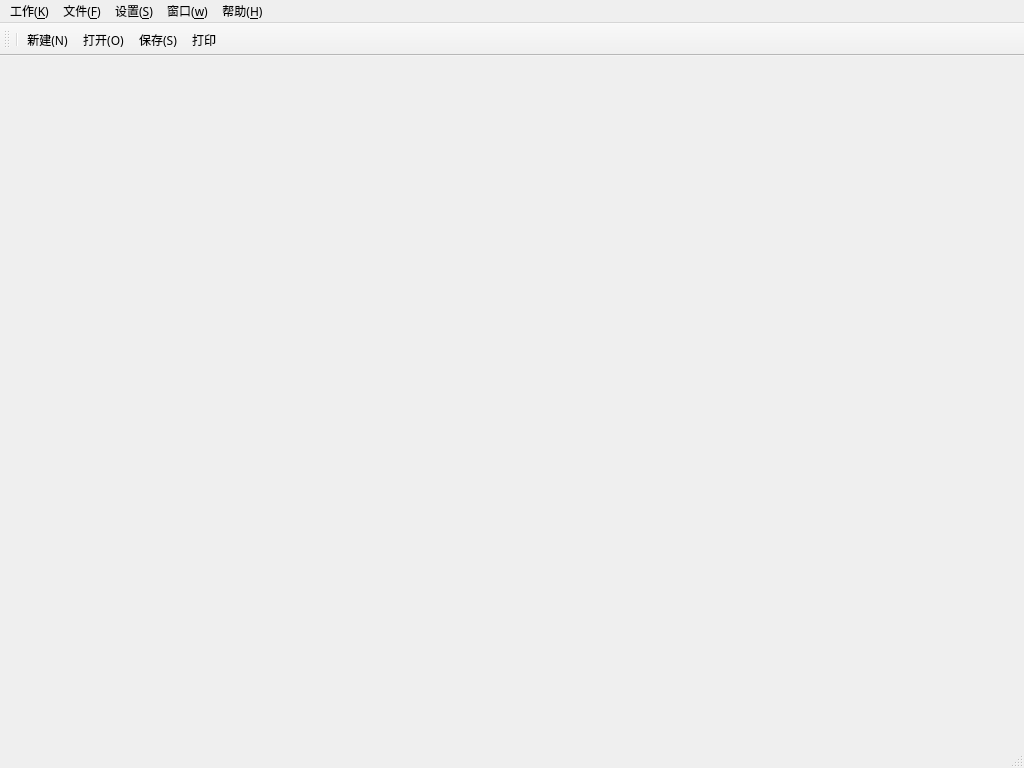
<?xml version="1.0" encoding="UTF-8"?>
<ui version="4.0">
 <class>MainWindow</class>
 <widget class="QMainWindow" name="MainWindow">
  <property name="geometry">
   <rect>
    <x>0</x>
    <y>0</y>
    <width>1024</width>
    <height>768</height>
   </rect>
  </property>
  <property name="sizePolicy">
   <sizepolicy hsizetype="Preferred" vsizetype="Preferred">
    <horstretch>0</horstretch>
    <verstretch>0</verstretch>
   </sizepolicy>
  </property>
  <property name="minimumSize">
   <size>
    <width>1024</width>
    <height>768</height>
   </size>
  </property>
  <property name="font">
   <font>
    <family>Adobe Devanagari</family>
    <pointsize>9</pointsize>
   </font>
  </property>
  <property name="tabletTracking">
   <bool>false</bool>
  </property>
  <property name="windowTitle">
   <string>星达ERP</string>
  </property>
  <property name="windowIcon">
   <iconset>
    <normaloff>images/Logo.jpg</normaloff>images/Logo.jpg</iconset>
  </property>
  <property name="iconSize">
   <size>
    <width>32</width>
    <height>32</height>
   </size>
  </property>
  <widget class="QWidget" name="centralwidget"/>
  <widget class="QMenuBar" name="menubar">
   <property name="geometry">
    <rect>
     <x>0</x>
     <y>0</y>
     <width>1024</width>
     <height>26</height>
    </rect>
   </property>
   <widget class="QMenu" name="menu_W">
    <property name="title">
     <string>窗口(&amp;w)</string>
    </property>
    <addaction name="actiontile"/>
    <addaction name="actioncascade"/>
   </widget>
   <widget class="QMenu" name="menu_S">
    <property name="title">
     <string>设置(&amp;S)</string>
    </property>
   </widget>
   <widget class="QMenu" name="menu_H">
    <property name="title">
     <string>帮助(&amp;H)</string>
    </property>
    <addaction name="actionabout"/>
   </widget>
   <widget class="QMenu" name="menu_F">
    <property name="title">
     <string>文件(&amp;F)</string>
    </property>
    <addaction name="NewAction"/>
    <addaction name="OpenAction"/>
    <addaction name="SaveAction"/>
    <addaction name="actionprint"/>
   </widget>
   <widget class="QMenu" name="menu_K">
    <property name="title">
     <string>工作(&amp;K)</string>
    </property>
    <widget class="QMenu" name="menu_quote">
     <property name="title">
      <string>销售</string>
     </property>
     <property name="icon">
      <iconset>
       <normaloff>images/telemarketer_32px_1192881.ico</normaloff>images/telemarketer_32px_1192881.ico</iconset>
     </property>
     <addaction name="action_quote"/>
     <addaction name="action_order"/>
     <addaction name="action_quote_check"/>
    </widget>
    <widget class="QMenu" name="menu_produce">
     <property name="title">
      <string>生产</string>
     </property>
     <property name="icon">
      <iconset>
       <normaloff>images/machine_32px_27273.ico</normaloff>images/machine_32px_27273.ico</iconset>
     </property>
     <addaction name="action_plan"/>
     <addaction name="action_prepare"/>
     <addaction name="action_forging"/>
     <addaction name="action_HT"/>
     <addaction name="action_machining"/>
    </widget>
    <widget class="QMenu" name="menu_5">
     <property name="title">
      <string>质保</string>
     </property>
     <property name="icon">
      <iconset>
       <normaloff>images/certificate_mail_safe_32px_4221.ico</normaloff>images/certificate_mail_safe_32px_4221.ico</iconset>
     </property>
     <addaction name="actionUT"/>
     <addaction name="actionPT"/>
     <addaction name="actionMT"/>
     <addaction name="actionchongji"/>
     <addaction name="actionlashen"/>
     <addaction name="actionjinxiang"/>
     <addaction name="actionPMI"/>
     <addaction name="actionzhibaoshu"/>
    </widget>
    <widget class="QMenu" name="menu_6">
     <property name="title">
      <string>技术</string>
     </property>
     <property name="icon">
      <iconset>
       <normaloff>images/Drawing_32px.png</normaloff>images/Drawing_32px.png</iconset>
     </property>
     <addaction name="action_drawing"/>
     <addaction name="action_technology"/>
    </widget>
    <widget class="QMenu" name="menu_warehouse">
     <property name="title">
      <string>仓库</string>
     </property>
     <property name="icon">
      <iconset>
       <normaloff>images/warehouse_32px.png</normaloff>images/warehouse_32px.png</iconset>
     </property>
     <addaction name="actionyuancailiao"/>
     <addaction name="actionwujin"/>
     <addaction name="actionbeijian"/>
    </widget>
    <widget class="QMenu" name="menu_2">
     <property name="title">
      <string>物流</string>
     </property>
     <property name="icon">
      <iconset>
       <normaloff>images/data_transport_32px_11152.ico</normaloff>images/data_transport_32px_11152.ico</iconset>
     </property>
     <addaction name="action_delivery"/>
     <addaction name="actionwulius"/>
    </widget>
    <widget class="QMenu" name="menu_8">
     <property name="title">
      <string>财务</string>
     </property>
     <property name="icon">
      <iconset>
       <normaloff>images/Finance_32px.png</normaloff>images/Finance_32px.png</iconset>
     </property>
     <addaction name="actionkaoqin"/>
     <addaction name="actionrenshi_2"/>
    </widget>
    <widget class="QMenu" name="menu_purchasing">
     <property name="title">
      <string>采购</string>
     </property>
     <property name="icon">
      <iconset>
       <normaloff>images/buy_32px_1163674.ico</normaloff>images/buy_32px_1163674.ico</iconset>
     </property>
     <addaction name="action_steel_products"/>
    </widget>
    <widget class="QMenu" name="menu_3">
     <property name="title">
      <string>查询</string>
     </property>
     <property name="icon">
      <iconset>
       <normaloff>images/query_document_32px.ico</normaloff>images/query_document_32px.ico</iconset>
     </property>
     <addaction name="actionscjd"/>
     <addaction name="actionscbb"/>
     <addaction name="actioncwbb"/>
    </widget>
    <addaction name="action_home"/>
    <addaction name="separator"/>
    <addaction name="menu_quote"/>
    <addaction name="menu_produce"/>
    <addaction name="menu_purchasing"/>
    <addaction name="menu_warehouse"/>
    <addaction name="menu_8"/>
    <addaction name="menu_2"/>
    <addaction name="menu_5"/>
    <addaction name="menu_6"/>
    <addaction name="menu_3"/>
   </widget>
   <addaction name="menu_K"/>
   <addaction name="menu_F"/>
   <addaction name="menu_S"/>
   <addaction name="menu_W"/>
   <addaction name="menu_H"/>
  </widget>
  <widget class="QStatusBar" name="statusbar"/>
  <widget class="QToolBar" name="toolBar">
   <property name="windowTitle">
    <string>toolBar</string>
   </property>
   <attribute name="toolBarArea">
    <enum>TopToolBarArea</enum>
   </attribute>
   <attribute name="toolBarBreak">
    <bool>false</bool>
   </attribute>
   <addaction name="separator"/>
   <addaction name="NewAction"/>
   <addaction name="OpenAction"/>
   <addaction name="SaveAction"/>
   <addaction name="actionprint"/>
  </widget>
  <action name="NewAction">
   <property name="icon">
    <iconset>
     <normaloff>images/New_Folder_32px.png</normaloff>images/New_Folder_32px.png</iconset>
   </property>
   <property name="text">
    <string>新建(&amp;N)</string>
   </property>
   <property name="shortcut">
    <string>Alt+N</string>
   </property>
  </action>
  <action name="OpenAction">
   <property name="icon">
    <iconset>
     <normaloff>images/open_32px_34434.ico</normaloff>images/open_32px_34434.ico</iconset>
   </property>
   <property name="text">
    <string>打开(&amp;O)</string>
   </property>
   <property name="shortcut">
    <string>Alt+O</string>
   </property>
  </action>
  <action name="SaveAction">
   <property name="icon">
    <iconset>
     <normaloff>images/save_32px.ico</normaloff>images/save_32px.ico</iconset>
   </property>
   <property name="text">
    <string>保存(&amp;S)</string>
   </property>
   <property name="shortcut">
    <string>Ctrl+S</string>
   </property>
  </action>
  <action name="action_quote">
   <property name="icon">
    <iconset>
     <normaloff>images/Document_Quote_24px_529453.ico</normaloff>images/Document_Quote_24px_529453.ico</iconset>
   </property>
   <property name="text">
    <string>报价</string>
   </property>
  </action>
  <action name="action_order">
   <property name="icon">
    <iconset>
     <normaloff>images/order_32px_1185226.ico</normaloff>images/order_32px_1185226.ico</iconset>
   </property>
   <property name="text">
    <string>订单</string>
   </property>
  </action>
  <action name="action_plan">
   <property name="text">
    <string>生产计划</string>
   </property>
  </action>
  <action name="action_forging">
   <property name="text">
    <string>锻造</string>
   </property>
  </action>
  <action name="action_HT">
   <property name="text">
    <string>热处理</string>
   </property>
  </action>
  <action name="action_machining">
   <property name="icon">
    <iconset>
     <normaloff>images/robot_32px.png</normaloff>images/robot_32px.png</iconset>
   </property>
   <property name="text">
    <string>机械加工</string>
   </property>
  </action>
  <action name="actionUT">
   <property name="text">
    <string>超声检测</string>
   </property>
  </action>
  <action name="actionPT">
   <property name="text">
    <string>渗透检测</string>
   </property>
  </action>
  <action name="actionMT">
   <property name="text">
    <string>磁粉检测</string>
   </property>
  </action>
  <action name="actionchongji">
   <property name="text">
    <string>冲击试验</string>
   </property>
  </action>
  <action name="actionlashen">
   <property name="text">
    <string>拉伸试验</string>
   </property>
  </action>
  <action name="actionjinxiang">
   <property name="text">
    <string>金相检测</string>
   </property>
  </action>
  <action name="actionPMI">
   <property name="text">
    <string>光谱检测</string>
   </property>
  </action>
  <action name="action_drawing">
   <property name="icon">
    <iconset>
     <normaloff>images/Applications_32px_1062713.png</normaloff>images/Applications_32px_1062713.png</iconset>
   </property>
   <property name="text">
    <string>图纸</string>
   </property>
  </action>
  <action name="action_technology">
   <property name="text">
    <string>工艺</string>
   </property>
  </action>
  <action name="actionzhibaoshu">
   <property name="text">
    <string>质保文件</string>
   </property>
  </action>
  <action name="actionyuancailiao">
   <property name="text">
    <string>原材料库</string>
   </property>
  </action>
  <action name="actionwujin">
   <property name="text">
    <string>五金库</string>
   </property>
  </action>
  <action name="actionbeijian">
   <property name="text">
    <string>备件库</string>
   </property>
  </action>
  <action name="action_prepare">
   <property name="text">
    <string>备料</string>
   </property>
  </action>
  <action name="actionkaoqin">
   <property name="text">
    <string>考勤</string>
   </property>
  </action>
  <action name="actionrenshi_2">
   <property name="text">
    <string>人事</string>
   </property>
  </action>
  <action name="action_steel_products">
   <property name="text">
    <string>钢材</string>
   </property>
  </action>
  <action name="action_delivery">
   <property name="text">
    <string>发货</string>
   </property>
  </action>
  <action name="actionwulius">
   <property name="text">
    <string>物流商</string>
   </property>
  </action>
  <action name="actionscjd">
   <property name="text">
    <string>生产进度</string>
   </property>
  </action>
  <action name="actionscbb">
   <property name="text">
    <string>生产报表</string>
   </property>
  </action>
  <action name="actioncwbb">
   <property name="text">
    <string>财务报表</string>
   </property>
  </action>
  <action name="actiontile">
   <property name="text">
    <string>平铺</string>
   </property>
  </action>
  <action name="actioncascade">
   <property name="text">
    <string>层叠</string>
   </property>
  </action>
  <action name="actionabout">
   <property name="text">
    <string>关于ERP</string>
   </property>
  </action>
  <action name="action_home">
   <property name="icon">
    <iconset>
     <normaloff>images/Logo_2.jpg</normaloff>images/Logo_2.jpg</iconset>
   </property>
   <property name="text">
    <string>首页</string>
   </property>
  </action>
  <action name="action_quote_check">
   <property name="icon">
    <iconset>
     <normaloff>images/SpyBot_32px.ico</normaloff>images/SpyBot_32px.ico</iconset>
   </property>
   <property name="text">
    <string>报价审核</string>
   </property>
  </action>
  <action name="actionprint">
   <property name="icon">
    <iconset>
     <normaloff>images/print_32px1.png</normaloff>images/print_32px1.png</iconset>
   </property>
   <property name="text">
    <string>打印</string>
   </property>
  </action>
 </widget>
 <resources>
  <include location="ERP.qrc"/>
 </resources>
 <connections/>
</ui>
